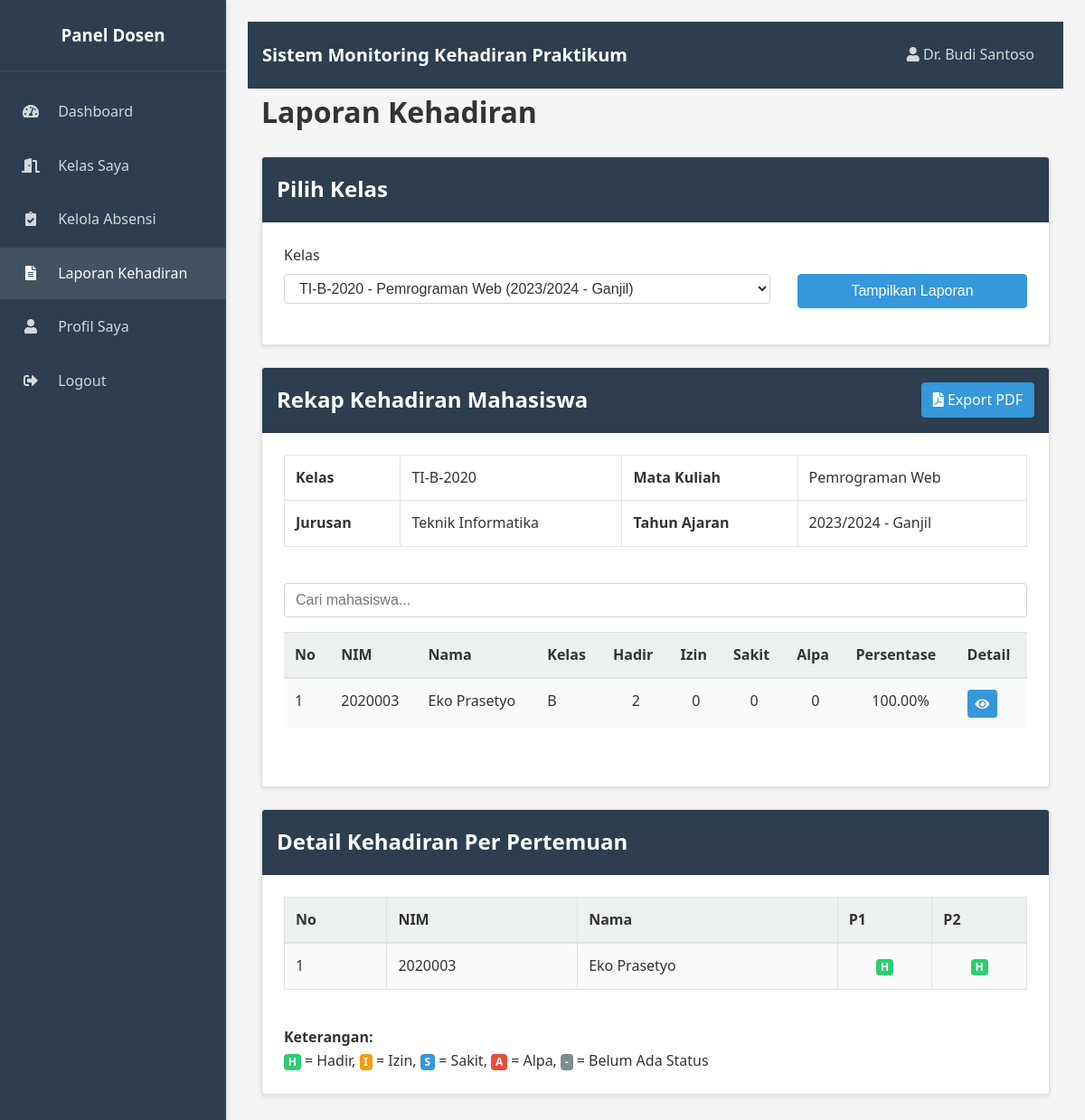
The page /dosen/laporan.php?id_kelas=2 (signed in) on the database its author committed.
### tables this page shows
CREATE TABLE kelas (
    id INT AUTO_INCREMENT PRIMARY KEY,
    nama VARCHAR(100) NOT NULL,
    id_jurusan INT NOT NULL,
    id_matkul INT NOT NULL,
    id_dosen INT NOT NULL,
    tahun_ajaran VARCHAR(9) NOT NULL,
    semester ENUM('Ganjil', 'Genap') NOT NULL,
    created_at TIMESTAMP DEFAULT CURRENT_TIMESTAMP,
    updated_at TIMESTAMP DEFAULT CURRENT_TIMESTAMP ON UPDATE CURRENT_TIMESTAMP,
    FOREIGN KEY (id_jurusan) REFERENCES jurusan(id) ON DELETE CASCADE,
    FOREIGN KEY (id_matkul) REFERENCES mata_kuliah(id) ON DELETE CASCADE,
    FOREIGN KEY (id_dosen) REFERENCES dosen(id) ON DELETE CASCADE
);

CREATE TABLE mata_kuliah (
    id INT AUTO_INCREMENT PRIMARY KEY,
    kode VARCHAR(20) NOT NULL,
    nama VARCHAR(100) NOT NULL,
    sks INT NOT NULL,
    created_at TIMESTAMP DEFAULT CURRENT_TIMESTAMP,
    updated_at TIMESTAMP DEFAULT CURRENT_TIMESTAMP ON UPDATE CURRENT_TIMESTAMP
);

CREATE TABLE jurusan (
    id INT AUTO_INCREMENT PRIMARY KEY,
    nama VARCHAR(100) NOT NULL,
    kode VARCHAR(20) NOT NULL,
    created_at TIMESTAMP DEFAULT CURRENT_TIMESTAMP,
    updated_at TIMESTAMP DEFAULT CURRENT_TIMESTAMP ON UPDATE CURRENT_TIMESTAMP
);

CREATE TABLE mahasiswa (
    id INT AUTO_INCREMENT PRIMARY KEY,
    nim VARCHAR(20) NOT NULL,
    nama VARCHAR(100) NOT NULL,
    id_jurusan INT NOT NULL,
    angkatan INT NOT NULL,
    kelas_angkatan VARCHAR(10) NOT NULL,
    email VARCHAR(100) NOT NULL,
    created_at TIMESTAMP DEFAULT CURRENT_TIMESTAMP,
    updated_at TIMESTAMP DEFAULT CURRENT_TIMESTAMP ON UPDATE CURRENT_TIMESTAMP,
    FOREIGN KEY (id_jurusan) REFERENCES jurusan(id) ON DELETE CASCADE
);

CREATE TABLE sesi_absensi (
    id INT AUTO_INCREMENT PRIMARY KEY,
    id_kelas INT NOT NULL,
    pertemuan INT NOT NULL,
    tanggal DATE NOT NULL,
    materi TEXT NOT NULL,
    status ENUM('dibuka', 'ditutup') NOT NULL DEFAULT 'dibuka',
    waktu_tutup DATETIME NULL,
    created_at TIMESTAMP DEFAULT CURRENT_TIMESTAMP,
    updated_at TIMESTAMP DEFAULT CURRENT_TIMESTAMP ON UPDATE CURRENT_TIMESTAMP,
    FOREIGN KEY (id_kelas) REFERENCES kelas(id) ON DELETE CASCADE
);

### dosen/laporan.php (the view, shortened to what the rows shown need)
<?php
require_once '../config/koneksi.php';
require_once '../config/fungsi.php';
$id_dosen = $_SESSION['user_id'];
$query_dosen = "SELECT * FROM dosen WHERE id = (SELECT id_referensi FROM pengguna WHERE id = ?)";
$stmt_dosen = $koneksi->prepare($query_dosen);
$stmt_dosen->bind_param("i", $id_dosen);
$stmt_dosen->execute();
$result_dosen = $stmt_dosen->get_result();
$dosen = $result_dosen->fetch_assoc();
$id_dosen_asli = $dosen['id'];
$query_kelas = "
    SELECT k.*, mk.nama as nama_matkul, j.nama as nama_jurusan
    FROM kelas k
    JOIN mata_kuliah mk ON k.id_matkul = mk.id
    JOIN jurusan j ON k.id_jurusan = j.id
    WHERE k.id_dosen = ?
    ORDER BY k.tahun_ajaran DESC, k.semester DESC, mk.nama
";
$stmt_kelas = $koneksi->prepare($query_kelas);
$stmt_kelas->bind_param("i", $id_dosen_asli);
$stmt_kelas->execute();
$result_kelas = $stmt_kelas->get_result();
$id_kelas = isset($_GET['id_kelas']) ? bersihkan_input($_GET['id_kelas']) : null;
if ($id_kelas) {
    $query_cek_kelas = "SELECT id FROM kelas WHERE id = ? AND id_dosen = ?";
    $stmt_cek_kelas = $koneksi->prepare($query_cek_kelas);
    $stmt_cek_kelas->bind_param("ii", $id_kelas, $id_dosen_asli);
    $stmt_cek_kelas->execute();
    $result_cek_kelas = $stmt_cek_kelas->get_result();
    if ($result_cek_kelas->num_rows == 0) {
        $pesan_error = "Anda tidak memiliki akses ke kelas ini!";
        $id_kelas = null;
    } else {
        $query_info_kelas = "
            SELECT k.*, mk.nama as nama_matkul, j.nama as nama_jurusan
            FROM kelas k
            JOIN mata_kuliah mk ON k.id_matkul = mk.id
            JOIN jurusan j ON k.id_jurusan = j.id
            WHERE k.id = ?
        ";
        $stmt_info_kelas = $koneksi->prepare($query_info_kelas);
        $stmt_info_kelas->bind_param("i", $id_kelas);
        $stmt_info_kelas->execute();
        $result_info_kelas = $stmt_info_kelas->get_result();
        $info_kelas = $result_info_kelas->fetch_assoc();
        $query_sesi = "
            SELECT id, pertemuan, tanggal, materi
            FROM sesi_absensi
            WHERE id_kelas = ?
            ORDER BY pertemuan
        ";
        $stmt_sesi = $koneksi->prepare($query_sesi);
        $stmt_sesi->bind_param("i", $id_kelas);
        $stmt_sesi->execute();
        $result_sesi = $stmt_sesi->get_result();
        $query_mahasiswa = "
            SELECT m.id, m.nim, m.nama, m.kelas_angkatan
            FROM mahasiswa m
            JOIN kelas_mahasiswa km ON m.id = km.id_mahasiswa
            WHERE km.id_kelas = ?
            ORDER BY m.nama
        ";
        $stmt_mahasiswa = $koneksi->prepare($query_mahasiswa);
        $stmt_mahasiswa->bind_param("i", $id_kelas);
        $stmt_mahasiswa->execute();
        $result_mahasiswa = $stmt_mahasiswa->get_result();
        $query_kehadiran = "
            SELECT a.id_mahasiswa, a.id_sesi, a.status
            FROM absensi a
            JOIN sesi_absensi sa ON a.id_sesi = sa.id
            WHERE sa.id_kelas = ?
        ";
        $stmt_kehadiran = $koneksi->prepare($query_kehadiran);
        $stmt_kehadiran->bind_param("i", $id_kelas);
        $stmt_kehadiran->execute();
        $result_kehadiran = $stmt_kehadiran->get_result();
        $kehadiran = [];
        while ($row = $result_kehadiran->fetch_assoc()) {
            $kehadiran[$row['id_mahasiswa']][$row['id_sesi']] = $row['status'];
        }
        $statistik_mahasiswa = [];
        $result_mahasiswa->data_seek(0);
        while ($mahasiswa = $result_mahasiswa->fetch_assoc()) {
            $id_mahasiswa = $mahasiswa['id'];
            $statistik_mahasiswa[$id_mahasiswa] = [
                'hadir' => 0,
                'izin' => 0,
                'sakit' => 0,
                'alpa' => 0,
                'total' => 0,
                'persentase' => 0
            ];
            $result_sesi->data_seek(0);
            $total_sesi = $result_sesi->num_rows;
            if ($total_sesi > 0) {
                while ($sesi = $result_sesi->fetch_assoc()) {
                    $id_sesi = $sesi['id'];
                    if (isset($kehadiran[$id_mahasiswa][$id_sesi])) {
                        $status = $kehadiran[$id_mahasiswa][$id_sesi];
                        $statistik_mahasiswa[$id_mahasiswa][$status]++;
                        if ($status == 'hadir' || $status == 'izin' || $status == 'sakit') {
                            $statistik_mahasiswa[$id_mahasiswa]['total']++;
                        }
                    }
                }
                $statistik_mahasiswa[$id_mahasiswa]['persentase'] = ($statistik_mahasiswa[$id_mahasiswa]['total'] / $total_sesi) * 100;
            }
        }
    }
}
?>
<!DOCTYPE html>
<html lang="id">
<head>
    <link rel="stylesheet" href="../assets/css/style.css">
    <link rel="stylesheet" href="https://cdnjs.cloudflare.com/ajax/libs/font-awesome/5.15.3/css/all.min.css">
</head>
<body>
    <div class="content-wrapper">
        <div class="container">
            <div class="dashboard-header">
                <h1>Laporan Kehadiran</h1>
            </div>
            <div class="card">
                <div class="card-header">
                    <h2>Pilih Kelas</h2>
                </div>
            </div>
            <?php if ($id_kelas): ?>
                <div class="card">
                    <div class="card-header d-flex justify-content-between">
                        <h2>Rekap Kehadiran Mahasiswa</h2>
                        <a href="laporan.php?id_kelas=<?php echo $id_kelas; ?>&export=pdf" class="btn btn-primary" target="_blank">
                            <i class="fas fa-file-pdf"></i> Export PDF
                        </a>
                    </div>
                    <div class="card-body">
                        <div class="table-responsive">
                            <table class="table table-bordered">
                                <tr>
                                    <th>Kelas</th>
                                    <td><?php echo $info_kelas['nama']; ?></td>
                                    <th>Mata Kuliah</th>
                                    <td><?php echo $info_kelas['nama_matkul']; ?></td>
                                </tr>
                                <tr>
                                    <th>Jurusan</th>
                                    <td><?php echo $info_kelas['nama_jurusan']; ?></td>
                                    <th>Tahun Ajaran</th>
                                    <td><?php echo $info_kelas['tahun_ajaran'] . ' - ' . $info_kelas['semester']; ?></td>
                                </tr>
                            </table>
                        </div>
                        <div class="form-group mt-3">
                            <input type="text" id="filterInput" placeholder="Cari mahasiswa..." class="form-control">
                        </div>
                        <div class="table-responsive">
                            <table class="table table-striped">
                                <thead>
                                    <tr>
                                        <th>No</th>
                                        <th>NIM</th>
                                        <th>Nama</th>
                                        <th>Kelas</th>
                                        <th>Hadir</th>
                                        <th>Izin</th>
                                        <th>Sakit</th>
                                        <th>Alpa</th>
                                        <th>Persentase</th>
                                        <th>Detail</th>
                                    </tr>
                                </thead>
                                <tbody>
                                    <?php
                                    $no = 1;
                                    $result_mahasiswa->data_seek(0);
                                    while ($mahasiswa = $result_mahasiswa->fetch_assoc()):
                                        $id_mahasiswa = $mahasiswa['id'];
                                    ?>
                                        <tr>
                                            <td><?php echo $no++; ?></td>
                                            <td><?php echo $mahasiswa['nim']; ?></td>
                                            <td><?php echo $mahasiswa['nama']; ?></td>
                                            <td><?php echo $mahasiswa['kelas_angkatan']; ?></td>
                                            <td class="text-center"><?php echo $statistik_mahasiswa[$id_mahasiswa]['hadir']; ?></td>
                                            <td class="text-center"><?php echo $statistik_mahasiswa[$id_mahasiswa]['izin']; ?></td>
                                            <td class="text-center"><?php echo $statistik_mahasiswa[$id_mahasiswa]['sakit']; ?></td>
                                            <td class="text-center"><?php echo $statistik_mahasiswa[$id_mahasiswa]['alpa']; ?></td>
                                            <td class="text-center">
                                                <?php echo number_format($statistik_mahasiswa[$id_mahasiswa]['persentase'], 2); ?>%
                                            </td>
                                            <td>
                                                <a href="#" class="btn btn-sm btn-info" onclick="showDetail(<?php echo $id_mahasiswa; ?>, '<?php echo $mahasiswa['nama']; ?>')">
                                                    <i class="fas fa-eye"></i>
                                                </a>
                                            </td>
                                        </tr>
                                    <?php endwhile; ?>
                                </tbody>
                            </table>
                        </div>
                    </div>
                </div>
                <div class="card mt-4">
                    <div class="card-header">
                        <h2>Detail Kehadiran Per Pertemuan</h2>
                    </div>
                    <div class="card-body">
                        <div class="table-responsive">
                            <table class="table table-striped table-bordered">
                                <thead>
                                    <tr>
                                        <th>No</th>
                                        <th>NIM</th>
                                        <th>Nama</th>
                                        <?php
                                        $result_sesi->data_seek(0);
                                        while ($sesi = $result_sesi->fetch_assoc()):
                                        ?>
                                            <th>P<?php echo $sesi['pertemuan']; ?></th>
                                        <?php endwhile; ?>
                                    </tr>
                                </thead>
                                <tbody>
                                    <?php
                                    $no = 1;
                                    $result_mahasiswa->data_seek(0);
                                    while ($mahasiswa = $result_mahasiswa->fetch_assoc()):
                                        $id_mahasiswa = $mahasiswa['id'];
                                    ?>
                                        <tr>
                                            <td><?php echo $no++; ?></td>
                                            <td><?php echo $mahasiswa['nim']; ?></td>
                                            <td><?php echo $mahasiswa['nama']; ?></td>
                                            <?php
                                            $result_sesi->data_seek(0);
                                            while ($sesi = $result_sesi->fetch_assoc()):
                                                $id_sesi = $sesi['id'];
                                                $status = isset($kehadiran[$id_mahasiswa][$id_sesi]) ? $kehadiran[$id_mahasiswa][$id_sesi] : '-';
                                                if ($status == 'hadir') {
                                                    echo '<td class="text-center"><span class="badge badge-success">H</span></td>';
                                                } elseif ($status == 'izin') {
                                                    echo '<td class="text-center"><span class="badge badge-warning">I</span></td>';
                                                } elseif ($status == 'sakit') {
                                                    echo '<td class="text-center"><span class="badge badge-info">S</span></td>';
                                                } elseif ($status == 'alpa') {
                                                    echo '<td class="text-center"><span class="badge badge-danger">A</span></td>';
                                                } else {
                                                    echo '<td class="text-center"><span class="badge badge-secondary">-</span></td>';
                                                }
                                            endwhile;
                                            ?>
                                        </tr>
                                    <?php endwhile; ?>
                                </tbody>
                            </table>
                        </div>
                        <div class="mt-3">
                            <p><strong>Keterangan:</strong></p>
                            <p>
                                <span class="badge badge-success">H</span> = Hadir,
                                <span class="badge badge-warning">I</span> = Izin,
                                <span class="badge badge-info">S</span> = Sakit,
                                <span class="badge badge-danger">A</span> = Alpa,
                                <span class="badge badge-secondary">-</span> = Belum Ada Status
                            </p>
                        </div>
                    </div>
                </div>
            <?php endif; ?>
        </div>
    </div>
</body>
</html>

### rows shown on the page
kelas: nama "TI-B-2020", tahun_ajaran "2023/2024", semester "Ganjil"
mata_kuliah: nama "Pemrograman Web"
jurusan: nama "Teknik Informatika"
mahasiswa: nim "2020003", nama "Eko Prasetyo", kelas_angkatan "B", id "2", id "0", id "100.00"
sesi_absensi: pertemuan "1", shows "H"
sesi_absensi: pertemuan "2", shows "H"

### other values the page prints
$_SESSION['nama'] "Dr. Budi Santoso"
form field id_kelas "TI-B-2020 - Pemrograman Web (2023/2024 - Ganjil)"
